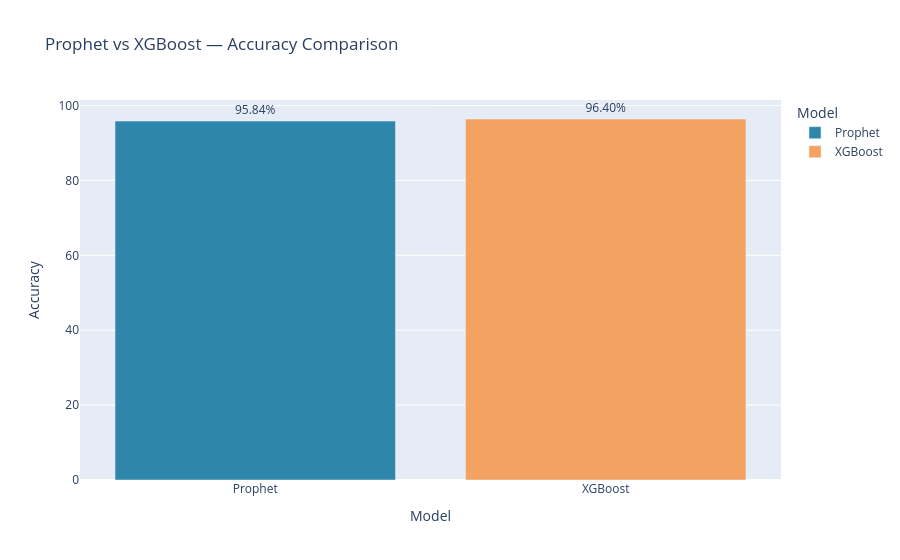

This figure's notebook cell:
### Code cell
" prophet vs xgboost comparison"
# Load Prophet accuracy for comparison
prophet_mape = 4.16   # your Prophet result from earlier
xgboost_mape = mape   # current XGBoost result

comparison = pd.DataFrame({
    'Model'   : ['Prophet', 'XGBoost'],
    'Accuracy': [100 - prophet_mape, 100 - xgboost_mape],
    'MAPE'    : [prophet_mape, xgboost_mape]
})

print(comparison)

fig = px.bar(
    comparison,
    x='Model',
    y='Accuracy',
    title='Prophet vs XGBoost — Accuracy Comparison',
    color='Model',
    color_discrete_map={
        'Prophet' : '#2E86AB',
        'XGBoost' : '#F4A261'
    },
    text='Accuracy'
)
fig.update_traces(texttemplate='%{text:.2f}%', textposition='outside')
fig.show()

### Figure 1 — Plotly figure (JSON) as saved in the notebook; plotly's stock layout.template omitted (floating-point values rounded to 4 significant figures)
{"data": [{"hovertemplate": "Model=%{x}<br>Accuracy=%{text}<extra></extra>", "legendgroup": "Prophet", "marker": {"color": "#2E86AB", "pattern": {"shape": ""}}, "name": "Prophet", "orientation": "v", "showlegend": true, "text": [95.84], "textposition": "outside", "texttemplate": "%{text:.2f}%", "type": "bar", "x": ["Prophet"], "xaxis": "x", "y": [95.84], "yaxis": "y"}, {"hovertemplate": "Model=%{x}<br>Accuracy=%{text}<extra></extra>", "legendgroup": "XGBoost", "marker": {"color": "#F4A261", "pattern": {"shape": ""}}, "name": "XGBoost", "orientation": "v", "showlegend": true, "text": [96.4], "textposition": "outside", "texttemplate": "%{text:.2f}%", "type": "bar", "x": ["XGBoost"], "xaxis": "x", "y": [96.4], "yaxis": "y"}], "layout": {"barmode": "relative", "legend": {"title": {"text": "Model"}, "tracegroupgap": 0}, "title": {"text": "Prophet vs XGBoost — Accuracy Comparison"}, "xaxis": {"anchor": "y", "categoryarray": ["Prophet", "XGBoost"], "categoryorder": "array", "domain": [0, 1], "title": {"text": "Model"}}, "yaxis": {"anchor": "x", "domain": [0, 1], "title": {"text": "Accuracy"}}}}
